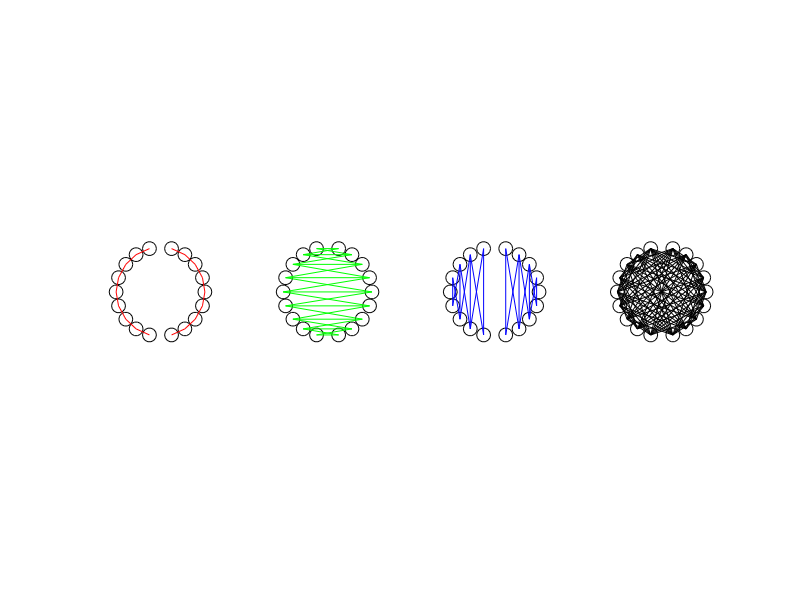
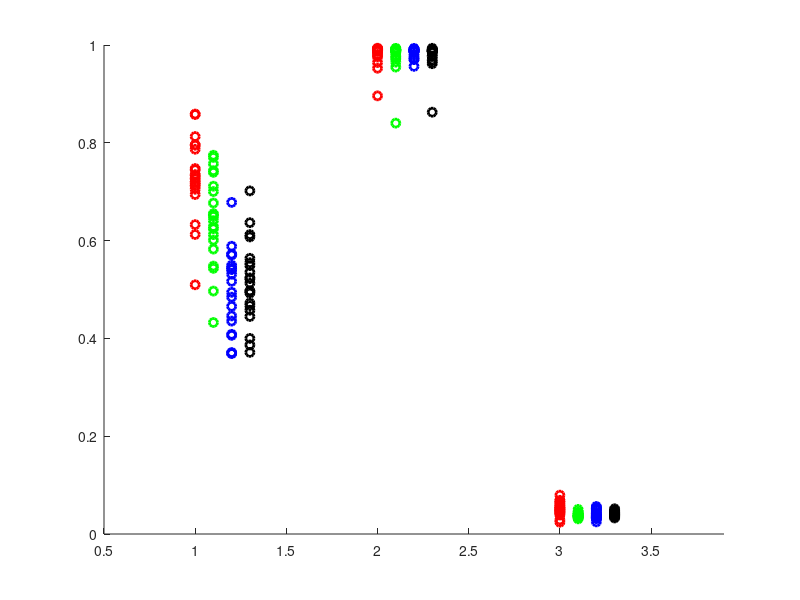

These figures' MATLAB source, in order: (Note: this script raises an error after producing the figures.)
%% Figure 18
load osc_corr.mat

ShortRange = [1 2; 2 3; 3 4; 4 5; 5 6; 6 7; 7 8; 8 9; 10 11; 11 12; 12 13; 13 14; 14 15; 15 16; 16 17; 17 18];
Contralateral = [1 18; 1 17; 2 18; 2 17; 2 16; 3 17; 3 16; 3 15; 4 16; 4 15; 4 14; 5 15; 5 14; 5 13; 6 14; 6 13; 6 12; 7 13; 7 12; 7 11; 8 12; 8 11; 8 10; 9 11; 9 10];
Ipsilateral = [1 9; 1 8; 2 9; 2 8; 2 7; 3 8; 3 7; 3 6; 4 7; 4 6; 10 17; 10 18; 11 16; 11 17; 11 18; 12 15; 12 16; 12 17; 13 15; 13 16];

brainoscShortRange = NaN(18,18,21);
brainoscContralateral = NaN(18,18,21);
brainoscIpsilateral = NaN(18,18,21);
brainoscControl = NaN(18,18,21);
pulseShortRange = NaN(18,18,21);
pulseContralateral = NaN(18,18,21);
pulseIpsilateral = NaN(18,18,21);
pulseControl = NaN(18,18,21);
mirrorShortRange = NaN(18,18,21);
mirrorContralateral = NaN(18,18,21);
mirrorIpsilateral = NaN(18,18,21);
mirrorControl = NaN(18,18,21);

counter = 0;
counter2 = 0;
for ii = 1:17
    for jj = ii+1:18
        counter = counter + 1;
        Allcombination(counter,:) = [ii,jj];
        if size(find(ShortRange(:,1) == ii & ShortRange(:,2) == jj),1) + size(find(Contralateral(:,1) == ii & Contralateral(:,2) == jj),1) + size(find(Ipsilateral(:,1) == ii & Ipsilateral(:,2) == jj),1) == 0
            counter2 = counter2 + 1;
            Control(counter2,:) = [ii,jj];
            brainoscControl(ii,jj,:) = brainosc_r(ii,jj,:);
            pulseControl(ii,jj,:) = pulse_r(ii,jj,:);            
            mirrorControl(ii,jj,:) = mirror_r(ii,jj,:);
        end
        if size(find(ShortRange(:,1) == ii & ShortRange(:,2) == jj),1) == 1
            brainoscShortRange(ii,jj,:) = brainosc_r(ii,jj,:);
            pulseShortRange(ii,jj,:) = pulse_r(ii,jj,:);            
            mirrorShortRange(ii,jj,:) = mirror_r(ii,jj,:);
        end
        if size(find(Contralateral(:,1) == ii & Contralateral(:,2) == jj),1) == 1
            brainoscContralateral(ii,jj,:) = brainosc_r(ii,jj,:);
            pulseContralateral(ii,jj,:) = pulse_r(ii,jj,:);            
            mirrorContralateral(ii,jj,:) = mirror_r(ii,jj,:);
        end
        if size(find(Ipsilateral(:,1) == ii & Ipsilateral(:,2) == jj),1) == 1
            brainoscIpsilateral(ii,jj,:) = brainosc_r(ii,jj,:);
            pulseIpsilateral(ii,jj,:) = pulse_r(ii,jj,:);            
            mirrorIpsilateral(ii,jj,:) = mirror_r(ii,jj,:);
        end        
    end
end

brainoscShortRangenanmean = squeeze(mean(mean(brainoscShortRange,2,'omitnan'),1,'omitnan'));
brainoscContralateralnanmean = squeeze(mean(mean(brainoscContralateral,2,'omitnan'),1,'omitnan'));
brainoscIpsilateralnanmean = squeeze(mean(mean(brainoscIpsilateral,2,'omitnan'),1,'omitnan'));
brainoscControlnanmean = squeeze(mean(mean(brainoscControl,2,'omitnan'),1,'omitnan'));
pulseShortRangenanmean = squeeze(mean(mean(pulseShortRange,2,'omitnan'),1,'omitnan'));
pulseContralateralnanmean = squeeze(mean(mean(pulseContralateral,2,'omitnan'),1,'omitnan'));
pulseIpsilateralnanmean = squeeze(mean(mean(pulseIpsilateral,2,'omitnan'),1,'omitnan'));
pulseControlnanmean = squeeze(mean(mean(pulseControl,2,'omitnan'),1,'omitnan'));
mirrorShortRangenanmean = squeeze(mean(mean(mirrorShortRange,2,'omitnan'),1,'omitnan'));
mirrorContralateralnanmean = squeeze(mean(mean(mirrorContralateral,2,'omitnan'),1,'omitnan'));
mirrorIpsilateralnanmean = squeeze(mean(mean(mirrorIpsilateral,2,'omitnan'),1,'omitnan'));
mirrorControlnanmean = squeeze(mean(mean(mirrorControl,2,'omitnan'),1,'omitnan'));

% Figure 18a
ch18_x = [0.3827 0.2704 0.1837 0.1224 0.1020 0.1224 0.1837 0.2704 0.3827 0.5689 0.6811 0.7679 0.8291 0.8495 0.8291 0.7679 0.6811 0.5689];
ch18_y = [0.8444 0.7934 0.7117 0.5995 0.4796 0.3622 0.2500 0.1684 0.1173 0.1173 0.1684 0.2500 0.3622 0.4796 0.5995 0.7117 0.7934 0.8444];

figure('Position', [1000 1560 1600 200]);
s = 100;

for kk = 1:4
    subplot(1,4,kk)
    hold on
    axis square
    set(gca,'XTick',[],'YTick',[]);
    set(gca,'Visible','off');
    set(gcf,'Color','w');
    if kk == 1
        targetcategory = ShortRange;
    elseif kk == 2
        targetcategory = Contralateral;
    elseif kk == 3
        targetcategory = Ipsilateral;
    else
        targetcategory = Control;
    end
    
    for ii = 1:18
        scatter(ch18_x(ii),ch18_y(ii),s,'k');
    end
    for ii = 1:17
        for jj = ii+1:18
            if size(find(targetcategory(:,1) == ii & targetcategory(:,2) == jj),1) == 1
                if kk == 1
                    line([ch18_x(ii) ch18_x(jj)],[ch18_y(ii) ch18_y(jj)],'Color','r');
                elseif kk == 2
                    line([ch18_x(ii) ch18_x(jj)],[ch18_y(ii) ch18_y(jj)],'Color','g');
                elseif kk == 3
                    line([ch18_x(ii) ch18_x(jj)],[ch18_y(ii) ch18_y(jj)],'Color','b');
                else
                    line([ch18_x(ii) ch18_x(jj)],[ch18_y(ii) ch18_y(jj)],'Color','k');
                end
            end
        end
    end
end

% Figure 18b
figure('Position',[1450 620 700 840])
hold on
scatter(ones(1,21),brainoscShortRangenanmean,'r','LineWidth',2)
scatter(1.1*ones(1,21),brainoscContralateralnanmean,'g','LineWidth',2)
scatter(1.2*ones(1,21),brainoscIpsilateralnanmean,'b','LineWidth',2)
scatter(1.3*ones(1,21),brainoscControlnanmean,'k','LineWidth',2)
scatter(2*ones(1,21),pulseShortRangenanmean,'r','LineWidth',2)
scatter(2.1*ones(1,21),pulseContralateralnanmean,'g','LineWidth',2)
scatter(2.2*ones(1,21),pulseIpsilateralnanmean,'b','LineWidth',2)
scatter(2.3*ones(1,21),pulseControlnanmean,'k','LineWidth',2)
scatter(3*ones(1,21),mirrorShortRangenanmean,'r','LineWidth',2)
scatter(3.1*ones(1,21),mirrorContralateralnanmean,'g','LineWidth',2)
scatter(3.2*ones(1,21),mirrorIpsilateralnanmean,'b','LineWidth',2)
scatter(3.3*ones(1,21),mirrorControlnanmean,'k','LineWidth',2)
xlim([0.5 3.9])
ax = gca;
ax.TickDir = "out";
ax.XTick = [1.15 2.15 3.15];
ax.XTickLabel = [{'brain oscillator'},{'pulse wave'},{'mirroring noise'}];
legend('Short range','Contralateral','Ipsilateral','Control','Location','southwest','FontSize', 12);
legend('boxoff')
ylabel('correlation coefficient')

clear all
